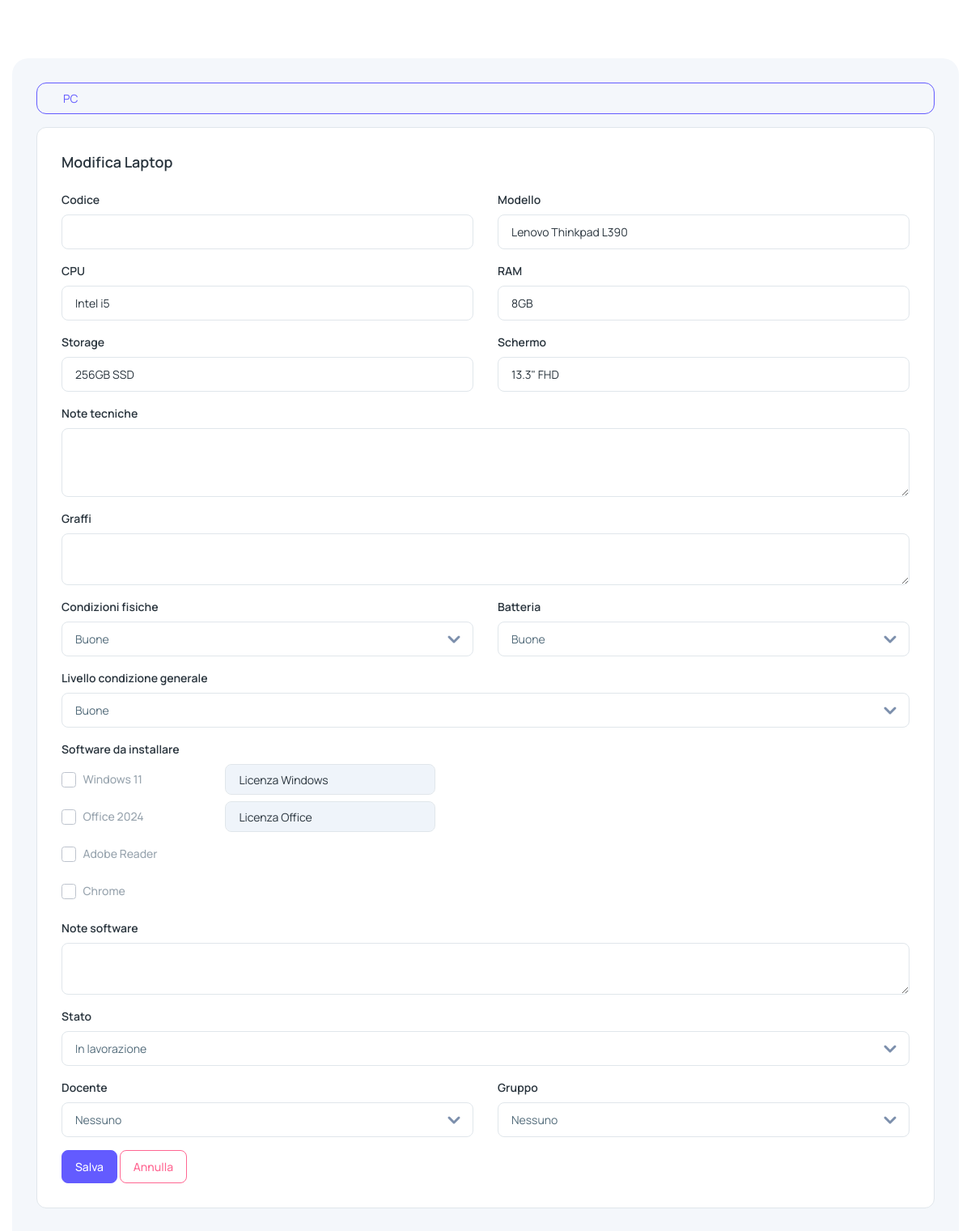
Page /laptops/create (signed in) on the committed database.
### tables this page shows
CREATE TABLE IF NOT EXISTS software (
  id INT AUTO_INCREMENT PRIMARY KEY,
  name VARCHAR(150) NOT NULL,
  version VARCHAR(100) NULL,
  license VARCHAR(120) NULL,
  cost DECIMAL(10,2) NULL,
  notes TEXT NULL,
  UNIQUE KEY uq_software_name_version (name, version)
);

### app/core/Helpers.php (called while the page is built, shortened)
<?php
class Helpers {
  public static function url($path = '') {
    $scriptDir = str_replace('\\', '/', dirname($_SERVER['SCRIPT_NAME']));
    $base = $scriptDir === '/' ? '' : $scriptDir;
    return $base . '/' . ltrim($path, '/');
  }
  public static function view($template, $data = []) { extract($data); require __DIR__ . '/../views/layout.php'; }
}

### app/controllers/LaptopController.php (called while the page is built, shortened)
<?php
class LaptopController {
  public function createForm() {
    $customers = (new Customer())->availableForLaptop();
    $groups = (new WorkGroup())->all();
    $softwares = (new \App\Models\Software())->all();
    $config = require __DIR__ . '/../config.php';
    $d = $config['defaults']['laptop'] ?? [];
    $laptopDefaults = [
      'status' => $d['status'] ?? 'in_progress',
      'condition_level' => $d['condition_level'] ?? 'good',
      'physical_condition' => $d['physical_condition'] ?? 'good',
      'battery' => $d['battery'] ?? 'good',
      'brand_model' => $d['brand_model'] ?? '',
      'cpu' => $d['cpu'] ?? '',
      'ram' => $d['ram'] ?? '',
      'storage' => $d['storage'] ?? '',
      'screen' => $d['screen'] ?? '',
      'office_license' => '',
      'windows_license' => '',
      'other_software_request' => '',
    ];
    Helpers::view('laptops/form', ['title'=>'Nuovo Laptop','customers'=>$customers,'groups'=>$groups,'laptop'=>$laptopDefaults,'softwares'=>$softwares,'selected_software_ids'=>[]]);
  }
}

### public/index.php (called while the page is built, shortened)
<?php
spl_autoload_register(function($class){
  $prefix = 'App\\';
  $path = __DIR__ . '/../app/' . str_replace('\\', '/', substr($class, strlen($prefix))) . '.php';
});
$router = new Router();
$router->get('/login', [AuthController::class,'loginForm']);
$router->post('/login', [AuthController::class,'login']);
$router->get('/logout', [AuthController::class,'logout']);
$router->get('/', function(){
  if (!Auth::check()) { Helpers::redirect('/login'); }
  $pdo = DB::conn();
  $counts = [];
  $counts['laptops_total'] = (int)$pdo->query('SELECT COUNT(*) c FROM laptops')->fetch()['c'];
  foreach (['ready','in_progress','missing_software','to_check','delivered'] as $st) {
    $stc = $pdo->prepare('SELECT COUNT(*) c FROM laptops WHERE status=?');
    $stc->execute([$st]);
    $counts[$st] = (int)$stc->fetch()['c'];
  }
  $counts['customers_total'] = (int)$pdo->query('SELECT COUNT(*) c FROM customers')->fetch()['c'];
  $counts['students_total'] = (int)$pdo->query('SELECT COUNT(*) c FROM students')->fetch()['c'];
  $counts['groups_total'] = (int)$pdo->query('SELECT COUNT(*) c FROM work_groups')->fetch()['c'];
  Helpers::view('dashboard', ['title'=>'Dashboard','counts'=>$counts]);
});
$router->get('/laptops', [LaptopController::class,'index']);
$router->get('/laptops/export', [LaptopController::class,'export']);
$router->post('/laptops/import', [LaptopController::class,'import']);
$router->get('/laptops/create', [LaptopController::class,'createForm']);
$router->post('/laptops', [LaptopController::class,'store']);
$router->get('/laptops/{id}', [LaptopController::class,'show']);
$router->get('/laptops/{id}/edit', [LaptopController::class,'editForm']);
$router->post('/laptops/{id}/update', [LaptopController::class,'update']);
$router->post('/laptops/{id}/delete', [LaptopController::class,'delete']);
$router->get('/customers', [CustomerController::class,'index']);
$router->get('/customers/export', [CustomerController::class,'export']);
$router->post('/customers/import', [CustomerController::class,'import']);
$router->get('/customers/create', [CustomerController::class,'createForm']);
$router->post('/customers', [CustomerController::class,'store']);
$router->get('/customers/{id}', [CustomerController::class,'show']);
$router->get('/customers/{id}/edit', [CustomerController::class,'editForm']);
$router->post('/customers/{id}/update', [CustomerController::class,'update']);
$router->post('/customers/{id}/delete', [CustomerController::class,'delete']);
$router->get('/students', [StudentController::class,'index']);
$router->get('/students/export', [StudentController::class,'export']);
$router->post('/students/import', [StudentController::class,'import']);
$router->get('/students/create', [StudentController::class,'createForm']);
$router->post('/students', [StudentController::class,'store']);
$router->get('/students/{id}/edit', [StudentController::class,'editForm']);
$router->post('/students/{id}/update', [StudentController::class,'update']);
$router->post('/students/{id}/delete', [StudentController::class,'delete']);
$router->get('/work-groups', [WorkGroupController::class,'index']);
$router->get('/work-groups/create', [WorkGroupController::class,'createForm']);
$router->post('/work-groups', [WorkGroupController::class,'store']);
$router->get('/work-groups/{id}', [WorkGroupController::class,'show']);
$router->get('/work-groups/{id}/edit', [WorkGroupController::class,'editForm']);
$router->post('/work-groups/{id}/update', [WorkGroupController::class,'update']);
$router->post('/work-groups/{id}/add-member', [WorkGroupController::class,'addMember']);
$router->post('/work-groups/{id}/remove-member', [WorkGroupController::class,'removeMember']);
$router->get('/work-groups/export', [WorkGroupController::class,'export']);
$router->post('/work-groups/import', [WorkGroupController::class,'import']);
$router->post('/work-groups/{id}/delete', [WorkGroupController::class,'delete']);
$router->get('/payments', [PaymentController::class,'index']);
$router->get('/payments/create', [PaymentController::class,'createForm']);
$router->post('/payments', [PaymentController::class,'store']);
$router->get('/payments/{id}/edit', [PaymentController::class,'editForm']);
$router->post('/payments/{id}/update', [PaymentController::class,'update']);
$router->post('/payments/{id}/delete', [PaymentController::class,'delete']);
$router->get('/logs', [LogsController::class,'index']);
$router->get('/software', [SoftwareController::class,'index']);
$router->get('/software/create', [SoftwareController::class,'createForm']);
$router->post('/software', [SoftwareController::class,'store']);
$router->get('/software/{id}/edit', [SoftwareController::class,'editForm']);
$router->post('/software/{id}/update', [SoftwareController::class,'update']);
$router->post('/software/{id}/delete', [SoftwareController::class,'delete']);
$router->dispatch();

### app/core/DB.php (called while the page is built, shortened)
<?php
class DB {
  private static $pdo;
  public static function conn() {
    if (!self::$pdo) {
      $config = require __DIR__ . '/../config.php';
      $host = $config['db']['host'];
      $port = $config['db']['port'];
      $name = $config['db']['name'];
      $charset = $config['db']['charset'];
      $dsn = "mysql:host={$host};port={$port};dbname={$name};charset={$charset}";
      $user = $config['db']['user'];
      $pass = $config['db']['pass'];
      self::$pdo = new PDO($dsn, $user, $pass, [
        PDO::ATTR_ERRMODE => PDO::ERRMODE_EXCEPTION,
        PDO::ATTR_DEFAULT_FETCH_MODE => PDO::FETCH_ASSOC,
      ]);
    }
    return self::$pdo;
  }
}

### app/models/Model.php (called while the page is built, shortened)
<?php
class Model {
  public function __construct() { $this->pdo = DB::conn(); }
}

### app/models/Software.php (called while the page is built, shortened)
<?php
class Software extends Model {
  public function all() {
    $st = $this->pdo->query('SELECT * FROM software ORDER BY name');
    return $st->fetchAll();
  }
}

### app/views/laptops/form.php (the view, shortened to what this page needs)
<div class="card">
  <div class="card-body">
    <h5 class="card-title fw-semibold mb-4"><?php echo $laptop ? 'Modifica Laptop' : 'Nuovo Laptop'; ?></h5>
    <form method="post" action="<?php echo \App\Core\Helpers::url((isset($laptop['id']) && $laptop['id']) ? '/laptops/'.$laptop['id'].'/update' : '/laptops'); ?>">
      <div class="row">
        <div class="col-md-6 mb-3">
          <label class="form-label">Codice</label>
          <input type="text" class="form-control" name="code" value="<?php echo htmlspecialchars($laptop['code']??''); ?>" required>
        </div>
        <div class="col-md-6 mb-3">
          <label class="form-label">Modello</label>
          <input type="text" class="form-control" name="brand_model" value="<?php echo htmlspecialchars($laptop['brand_model']??''); ?>" required>
        </div>
      </div>
      <div class="row">
        <div class="col-md-6 mb-3">
          <label class="form-label">CPU</label>
          <input type="text" class="form-control" name="cpu" value="<?php echo htmlspecialchars($laptop['cpu']??''); ?>">
        </div>
        <div class="col-md-6 mb-3">
          <label class="form-label">RAM</label>
          <input type="text" class="form-control" name="ram" value="<?php echo htmlspecialchars($laptop['ram']??''); ?>">
        </div>
      </div>
      <div class="row">
        <div class="col-md-6 mb-3">
          <label class="form-label">Storage</label>
          <input type="text" class="form-control" name="storage" value="<?php echo htmlspecialchars($laptop['storage']??''); ?>">
        </div>
        <div class="col-md-6 mb-3">
          <label class="form-label">Schermo</label>
          <input type="text" class="form-control" name="screen" value="<?php echo htmlspecialchars($laptop['screen']??''); ?>">
        </div>
      </div>
      <div class="mb-3">
        <label class="form-label">Note tecniche</label>
        <textarea class="form-control" name="tech_notes" rows="3"><?php echo htmlspecialchars($laptop['tech_notes']??''); ?></textarea>
      </div>
      <div class="mb-3">
        <label class="form-label">Graffi</label>
        <textarea class="form-control" name="scratches" rows="2"><?php echo htmlspecialchars($laptop['scratches']??''); ?></textarea>
      </div>
      <div class="row">
        <div class="col-md-6 mb-3">
          <label class="form-label">Condizioni fisiche</label>
          <?php $__labels = ['excellent'=>'Eccellente','very_good'=>'Molto buone','good'=>'Buone','average'=>'Discrete','fair'=>'Sufficienti','poor'=>'Scarse']; ?>
          <select class="form-select" name="physical_condition">
            <?php foreach ($__labels as $val=>$label) { ?>
              <option value="<?php echo $val; ?>" <?php echo (($laptop['physical_condition']??'')===$val)?'selected':''; ?>><?php echo $label; ?></option>
            <?php } ?>
          </select>
        </div>
        <div class="col-md-6 mb-3">
          <label class="form-label">Batteria</label>
          <?php $__labels_batt = ['excellent'=>'Eccellente','very_good'=>'Molto buone','good'=>'Buone','average'=>'Discrete','fair'=>'Sufficienti','poor'=>'Scarse']; ?>
          <select class="form-select" name="battery">
            <?php foreach ($__labels_batt as $val=>$label) { ?>
              <option value="<?php echo $val; ?>" <?php echo (($laptop['battery']??'')===$val)?'selected':''; ?>><?php echo $label; ?></option>
            <?php } ?>
          </select>
        </div>
      </div>
      <div class="mb-3">
        <label class="form-label">Livello condizione generale</label>
        <?php $__labels_lvl = ['excellent'=>'Eccellente','very_good'=>'Molto buone','good'=>'Buone','average'=>'Discrete','fair'=>'Sufficienti','poor'=>'Scarse']; ?>
        <select class="form-select" name="condition_level">
          <?php foreach ($__labels_lvl as $val=>$label) { ?>
            <option value="<?php echo $val; ?>" <?php echo (($laptop['condition_level']??'good')===$val)?'selected':''; ?>><?php echo $label; ?></option>
          <?php } ?>
        </select>
      </div>
      <div class="mb-3">
        <label class="form-label">Software da installare</label>
        <div>
          <?php foreach (($softwares??[]) as $s) { if ($s['name']==='Windows') { $checked = in_array($s['id'], ($selected_software_ids??[])); ?>
            <div class="d-flex align-items-center mb-2">
              <input class="form-check-input me-2" type="checkbox" data-name="Windows" name="software_ids[]" id="soft_<?php echo $s['id']; ?>" value="<?php echo $s['id']; ?>" <?php echo $checked?'checked':''; ?>>
              <label class="form-check-label text-nowrap me-3" for="soft_<?php echo $s['id']; ?>" style="min-width:160px;height:38px;line-height:38px"><?php echo htmlspecialchars('Windows'.($s['version']?' '.$s['version']:'')); ?></label>
              <input type="text" class="form-control" id="windows_license" name="windows_license" placeholder="Licenza Windows" value="<?php echo htmlspecialchars($laptop['windows_license']??''); ?>" style="width:260px; flex:0 0 260px; height:38px">
            </div>
          <?php }} ?>
          <?php foreach (($softwares??[]) as $s) { if ($s['name']==='Office') { $checked = in_array($s['id'], ($selected_software_ids??[])); ?>
            <div class="d-flex align-items-center mb-2">
              <input class="form-check-input me-2" type="checkbox" data-name="Office" name="software_ids[]" id="soft_<?php echo $s['id']; ?>" value="<?php echo $s['id']; ?>" <?php echo $checked?'checked':''; ?>>
              <label class="form-check-label text-nowrap me-3" for="soft_<?php echo $s['id']; ?>" style="min-width:160px;height:38px;line-height:38px"><?php echo htmlspecialchars('Office'.($s['version']?' '.$s['version']:'')); ?></label>
              <input type="text" class="form-control" id="office_license" name="office_license" placeholder="Licenza Office" value="<?php echo htmlspecialchars($laptop['office_license']??''); ?>" style="width:260px; flex:0 0 260px; height:38px">
            </div>
          <?php }} ?>
          <?php foreach (($softwares??[]) as $s) { if ($s['name']!=='Windows' && $s['name']!=='Office') { $checked = in_array($s['id'], ($selected_software_ids??[])); ?>
            <div class="d-flex align-items-center mb-2">
              <input class="form-check-input me-2" type="checkbox" data-name="<?php echo htmlspecialchars($s['name']); ?>" name="software_ids[]" id="soft_<?php echo $s['id']; ?>" value="<?php echo $s['id']; ?>" <?php echo $checked?'checked':''; ?>>
              <label class="form-check-label text-nowrap me-3" for="soft_<?php echo $s['id']; ?>" style="min-width:160px;height:38px;line-height:38px">
                <?php echo htmlspecialchars($s['name'].($s['version']?' '.$s['version']:'')); ?>
              </label>
              <div class="me-3" style="width:260px; flex:0 0 260px; height:38px"></div>
            </div>
          <?php }} ?>
        </div>
      </div>
      <div class="mb-3">
        <label class="form-label">Note software</label>
        <textarea class="form-control" name="other_software_request" rows="2"><?php echo htmlspecialchars($laptop['other_software_request']??''); ?></textarea>
      </div>
      <div class="mb-3">
        <label class="form-label">Stato</label>
        <?php $__status_labels = ['in_progress'=>'In lavorazione','ready'=>'Pronto','missing_software'=>'Manca software','to_check'=>'Da verificare','delivered'=>'Consegnato']; ?>
        <select class="form-select" name="status">
          <?php foreach ($__status_labels as $val=>$label) { ?>
            <option value="<?php echo $val; ?>" <?php echo (($laptop['status']??'in_progress')===$val)?'selected':''; ?>><?php echo $label; ?></option>
          <?php } ?>
        </select>
      </div>
      <div class="row">
        <div class="col-md-6 mb-3">
          <label class="form-label">Docente</label>
          <select class="form-select" name="customer_id">
            <option value="">Nessuno</option>
          </select>
        </div>
        <div class="col-md-6 mb-3">
          <label class="form-label">Gruppo</label>
          <select class="form-select" name="group_id">
            <option value="">Nessuno</option>
          </select>
        </div>
      </div>
      <button type="submit" class="btn btn-primary">Salva</button>
      <a href="<?php echo \App\Core\Helpers::url('/laptops'); ?>" class="btn btn-outline-danger">Annulla</a>
    </form>
  </div>
</div>

### rows in the picture
software: version "Windows 11"
software: version "Office 2024"
software: name "Adobe Reader"
software: name "Chrome"

### other values in the picture
$label0 "PC"
form field physical_condition "Buone"
form field battery "Buone"
form field condition_level "Buone"
form field status "In lavorazione"
